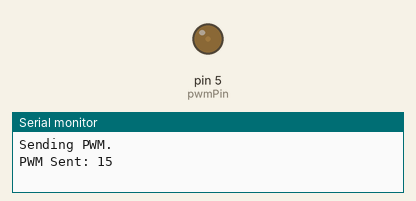
Simulated run of this sketch. Board: Arduino Uno, built with avr-gcc and run on an emulated ATmega328P. On the bench: output pins drawn as LEDs (lit = HIGH), the last lines printed to the serial monitor.

Above: at 0.1 s.
At 38.1 s:
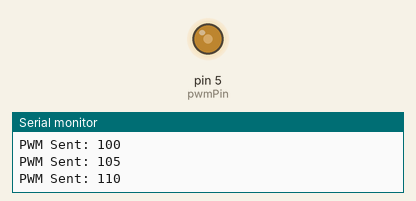
Timing chart, 0 to 39.6 s (numbered marks = the images above):
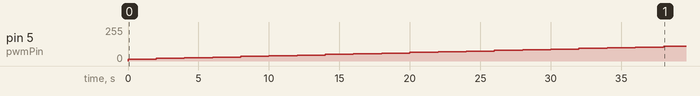

Measured:
- by itself, pin 5 (pwmPin): moves from 0/255 to 110/255 over 38.0 s

The sketch:

MCU2.ino
```cpp
// readPWM Sketch (MCU2.ino)
// Author: D. Dubins
// Date: 11-Dec-24
// Description: MCU2 generates a PWM signal to be read by MCU1. There's nothing special about this sketch, you could use analogWrite() to generate a signal
// between MCUs. This is just setting up a signal that changes once per second, and reports it on the Serial monitor.
//
// Wiring:
//--------
// MCU2 GND - MCU1 GND
// MCU2 Pin 5 - MCU2 Pin 3

byte pwmPin = 5;  // pin to send PWM signal

void setup() {
  Serial.begin(9600);  // Start the Serial Monitor
  Serial.println("Sending PWM."); // Message the user
}

void loop() {
  for(byte i=15;i<=250;i+=5){  // working range of PWM reads
    analogWrite(pwmPin,i); // write a PWM signal
    Serial.print("PWM Sent: ");
    Serial.println(i);  // Print PWM value to Serial Monitor
    delay(2000);
  }
}
```
